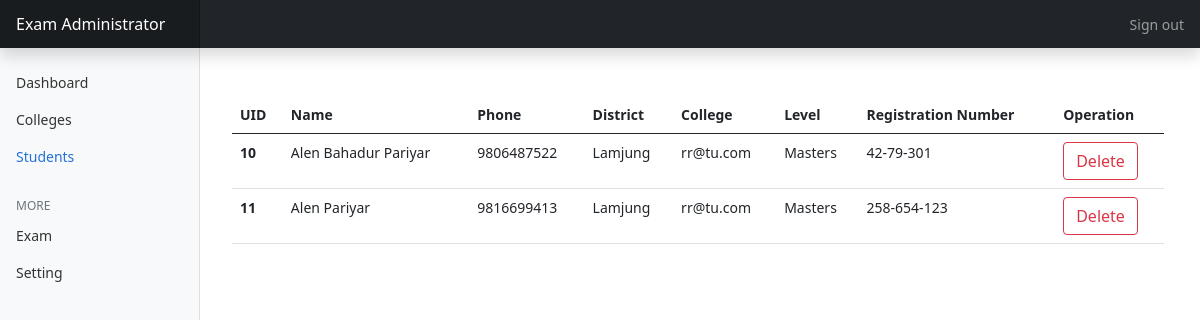
The page /admin/student.php (signed in) on the database its author committed.
### tables this page shows
CREATE TABLE `user` (
  `id` int(11) NOT NULL,
  `name` varchar(255) NOT NULL,
  `phone` varchar(20) NOT NULL,
  `address` varchar(255) NOT NULL,
  `email` varchar(255) NOT NULL,
  `password` varchar(255) NOT NULL,
  `firstname` varchar(255) NOT NULL,
  `middlename` varchar(255) NOT NULL,
  `lastname` varchar(255) NOT NULL,
  `fname_np` varchar(255) NOT NULL,
  `mname_np` varchar(255) NOT NULL,
  `lname_np` varchar(255) NOT NULL,
  `father_name` varchar(255) NOT NULL,
  `mother_name` varchar(255) NOT NULL,
  `gender` int(11) NOT NULL,
  `marital_status` int(11) NOT NULL,
  `citizenshipno` varchar(50) NOT NULL,
  `citizenship_img` varchar(100) NOT NULL,
  `district_id` int(11) DEFAULT 78,
  `permanent_address` varchar(255) NOT NULL,
  `temporary_address` varchar(255) NOT NULL,
  `landline` varchar(50) NOT NULL,
  `dob` varchar(15) NOT NULL,
  `profile_img` varchar(255) NOT NULL,
  `sign_img` varchar(255) NOT NULL,
  `level_id` int(11) NOT NULL DEFAULT -1,
  `college_id` int(11) NOT NULL DEFAULT -1,
  `programme_id` int(11) NOT NULL DEFAULT -1,
  `academic_year` int(11) NOT NULL DEFAULT -1,
  `registration_number` varchar(50) NOT NULL
);

CREATE TABLE `districts` (
  `id` int(11) DEFAULT NULL,
  `title` varchar(100) DEFAULT NULL,
  `stateno` int(11) DEFAULT NULL
);

CREATE TABLE `college` (
  `cid` int(11) NOT NULL,
  `name` varchar(255) NOT NULL,
  `email` varchar(255) NOT NULL,
  `password` varchar(255) NOT NULL
);

### admin/student.php (the view, shortened to what this page needs)
<?php
  if (isset($_SESSION['login_admin'])) {
    if ($_SESSION['login_admin'] == true) {
include '../db.php';
include 'header.php'; ?>
<?php include 'sidebar.php'; ?>
</div>
<main class="col-md-9 ms-sm-auto col-lg-10 px-md-4">
    <table class="table">
        <thead>
            <tr>
                <th scope="col">UID</th>
                <th scope="col">Name</th>
                <th scope="col">Phone</th>
                <th scope="col">District</th>
                <th scope="col">College</th>
                <th scope="col">Level</th>
                <th scope="col">Registration Number</th>
                <th scope="col">Operation</th>
            </tr>
        </thead>
        <tbody id="tbody">
            <?php
            $user = mysqli_query($db, "SELECT * FROM `user`");
            $level = mysqli_query($db, "SELECT * FROM `level`");
            $level = mysqli_fetch_all($level);
            $college = mysqli_query($db, "SELECT * FROM `college`");
            $college = mysqli_fetch_all($college);
            while ($college_row = mysqli_fetch_assoc($user)) {
                ?>
                <tr>
                    <th scope="row">
                        <?php echo $college_row['id']; ?>
                    </th>
                    <td scope="row">
                        <?php echo $college_row['name']; ?>
                    </td>
                    <td scope="row">
                        <?php echo $college_row['phone']; ?>
                    </td>
                    <td scope="row">
                        <?php
                        $did = $college_row['district_id'];
                        if ($did > 0) {
                            $districts = mysqli_query($db, "SELECT * FROM `districts` WHERE `id`='$did'");
                            $districts = mysqli_fetch_assoc($districts);
                            echo $districts['title'];
                        } else {
                            echo "-";
                        }
                        ?>
                    </td>
                    <td scope="row">
                        <?php if ($college_row['college_id'] > 0) { ?>
                            <?php echo $college[0][$college_row['college_id']]; ?>
                        <?php } else {
                            echo "-";
                        } ?>
                    </td>
                    <td scope="row">
                        <?php $lid = $level[$college_row['level_id']]; ?>
                        <?php print_r($lid[1]) ?>
                    </td>
                    <td scope="row">
                        <?php echo $college_row['registration_number']; ?>
                    </td>
                    <td scope="row">
                        <button type="button" onclick="deleteStudent(<?php echo $college_row['id']; ?>)"
                            class="btn btn-outline-danger">Delete</button>
                    </td>
                </tr>
                <?php
            }
            ?>
        </tbody>
    </table>
</main>
>
<?php include 'footer.php'; ?>
<?php
}
}else{
  $_SESSION['error_msg'] = "Please login to continue";
  header("Location: index.php");
}
?>

### admin/dashboard.css (style rules this page uses)
body { font-size: .875rem; }

### rows shown on the page
user: id "10", name "Alen Bahadur Pariyar", phone "9806487522", districts.title "Lamjung", college.email "rr@tu.com", value "Masters", registration_number "42-79-301"
user: id "11", name "Alen Pariyar", phone "9816699413", districts.title "Lamjung", college.email "rr@tu.com", value "Masters", registration_number "258-654-123"
